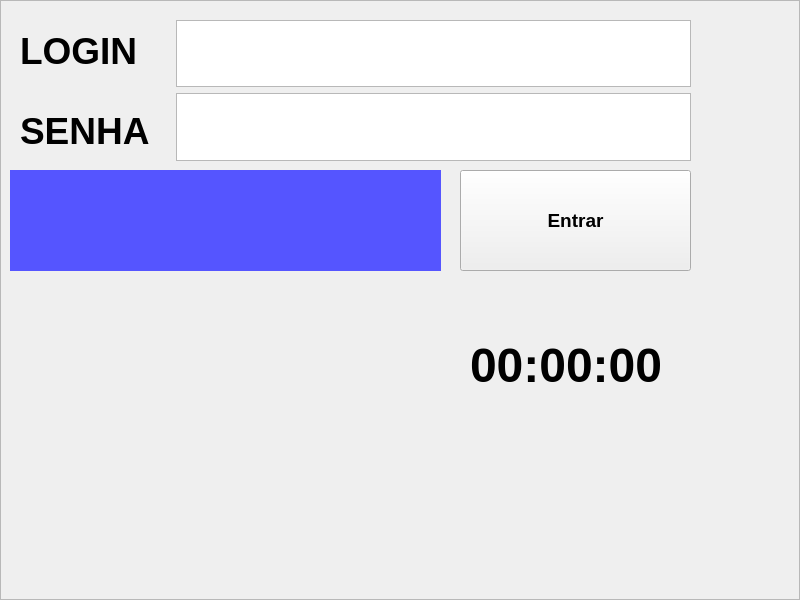
<?xml version="1.0" encoding="UTF-8"?>
<ui version="4.0">
 <class>janelaPrincipal</class>
 <widget class="QMainWindow" name="janelaPrincipal">
  <property name="geometry">
   <rect>
    <x>0</x>
    <y>0</y>
    <width>800</width>
    <height>600</height>
   </rect>
  </property>
  <property name="sizePolicy">
   <sizepolicy hsizetype="Fixed" vsizetype="Fixed">
    <horstretch>0</horstretch>
    <verstretch>0</verstretch>
   </sizepolicy>
  </property>
  <property name="minimumSize">
   <size>
    <width>800</width>
    <height>600</height>
   </size>
  </property>
  <property name="maximumSize">
   <size>
    <width>800</width>
    <height>600</height>
   </size>
  </property>
  <property name="windowTitle">
   <string>Sistema De Debitos</string>
  </property>
  <widget class="QWidget" name="centralwidget">
   <widget class="QFrame" name="login">
    <property name="geometry">
     <rect>
      <x>0</x>
      <y>0</y>
      <width>800</width>
      <height>600</height>
     </rect>
    </property>
    <property name="minimumSize">
     <size>
      <width>800</width>
      <height>600</height>
     </size>
    </property>
    <property name="maximumSize">
     <size>
      <width>800</width>
      <height>600</height>
     </size>
    </property>
    <property name="frameShape">
     <enum>QFrame::StyledPanel</enum>
    </property>
    <property name="frameShadow">
     <enum>QFrame::Raised</enum>
    </property>
    <widget class="QLabel" name="labelErro">
     <property name="geometry">
      <rect>
       <x>10</x>
       <y>170</y>
       <width>431</width>
       <height>101</height>
      </rect>
     </property>
     <property name="font">
      <font>
       <pointsize>18</pointsize>
       <weight>50</weight>
       <bold>false</bold>
      </font>
     </property>
     <property name="styleSheet">
      <string notr="true">background-color: rgb(85, 85, 255);</string>
     </property>
     <property name="text">
      <string/>
     </property>
    </widget>
    <widget class="QLabel" name="labelNome">
     <property name="geometry">
      <rect>
       <x>20</x>
       <y>20</y>
       <width>131</width>
       <height>61</height>
      </rect>
     </property>
     <property name="font">
      <font>
       <pointsize>28</pointsize>
       <weight>75</weight>
       <bold>true</bold>
      </font>
     </property>
     <property name="text">
      <string>LOGIN</string>
     </property>
    </widget>
    <widget class="QLabel" name="labelSenha">
     <property name="geometry">
      <rect>
       <x>20</x>
       <y>100</y>
       <width>141</width>
       <height>61</height>
      </rect>
     </property>
     <property name="font">
      <font>
       <pointsize>28</pointsize>
       <weight>75</weight>
       <bold>true</bold>
      </font>
     </property>
     <property name="text">
      <string>SENHA</string>
     </property>
    </widget>
    <widget class="QLabel" name="relogio">
     <property name="geometry">
      <rect>
       <x>470</x>
       <y>320</y>
       <width>221</width>
       <height>91</height>
      </rect>
     </property>
     <property name="font">
      <font>
       <pointsize>36</pointsize>
       <weight>75</weight>
       <bold>true</bold>
      </font>
     </property>
     <property name="text">
      <string>00:00:00</string>
     </property>
    </widget>
    <widget class="QWidget" name="formLayoutWidget">
     <property name="geometry">
      <rect>
       <x>170</x>
       <y>20</y>
       <width>521</width>
       <height>141</height>
      </rect>
     </property>
     <layout class="QFormLayout" name="formLayout">
      <item row="1" column="1">
       <widget class="QTextEdit" name="entradaNome">
        <property name="font">
         <font>
          <pointsize>28</pointsize>
          <weight>75</weight>
          <bold>true</bold>
         </font>
        </property>
        <property name="html">
         <string>&lt;!DOCTYPE HTML PUBLIC &quot;-//W3C//DTD HTML 4.0//EN&quot; &quot;http://www.w3.org/TR/REC-html40/strict.dtd&quot;&gt;
&lt;html&gt;&lt;head&gt;&lt;meta name=&quot;qrichtext&quot; content=&quot;1&quot; /&gt;&lt;style type=&quot;text/css&quot;&gt;
p, li { white-space: pre-wrap; }
&lt;/style&gt;&lt;/head&gt;&lt;body style=&quot; font-family:'MS Shell Dlg 2'; font-size:28pt; font-weight:600; font-style:normal;&quot;&gt;
&lt;p style=&quot;-qt-paragraph-type:empty; margin-top:0px; margin-bottom:0px; margin-left:0px; margin-right:0px; -qt-block-indent:0; text-indent:0px; font-family:'MS Shell Dlg 2';&quot;&gt;&lt;br /&gt;&lt;/p&gt;&lt;/body&gt;&lt;/html&gt;</string>
        </property>
       </widget>
      </item>
      <item row="2" column="1">
       <widget class="QTextEdit" name="entradaSenha">
        <property name="font">
         <font>
          <pointsize>28</pointsize>
          <weight>75</weight>
          <bold>true</bold>
         </font>
        </property>
        <property name="html">
         <string>&lt;!DOCTYPE HTML PUBLIC &quot;-//W3C//DTD HTML 4.0//EN&quot; &quot;http://www.w3.org/TR/REC-html40/strict.dtd&quot;&gt;
&lt;html&gt;&lt;head&gt;&lt;meta name=&quot;qrichtext&quot; content=&quot;1&quot; /&gt;&lt;style type=&quot;text/css&quot;&gt;
p, li { white-space: pre-wrap; }
&lt;/style&gt;&lt;/head&gt;&lt;body style=&quot; font-family:'MS Shell Dlg 2'; font-size:28pt; font-weight:600; font-style:normal;&quot;&gt;
&lt;p style=&quot;-qt-paragraph-type:empty; margin-top:0px; margin-bottom:0px; margin-left:0px; margin-right:0px; -qt-block-indent:0; text-indent:0px; font-family:'MS Shell Dlg 2';&quot;&gt;&lt;br /&gt;&lt;/p&gt;&lt;/body&gt;&lt;/html&gt;</string>
        </property>
       </widget>
      </item>
     </layout>
    </widget>
    <widget class="QPushButton" name="botaoEntrar">
     <property name="geometry">
      <rect>
       <x>460</x>
       <y>170</y>
       <width>231</width>
       <height>101</height>
      </rect>
     </property>
     <property name="font">
      <font>
       <pointsize>14</pointsize>
       <weight>75</weight>
       <bold>true</bold>
      </font>
     </property>
     <property name="text">
      <string>Entrar</string>
     </property>
    </widget>
   </widget>
  </widget>
 </widget>
 <resources/>
 <connections/>
</ui>
